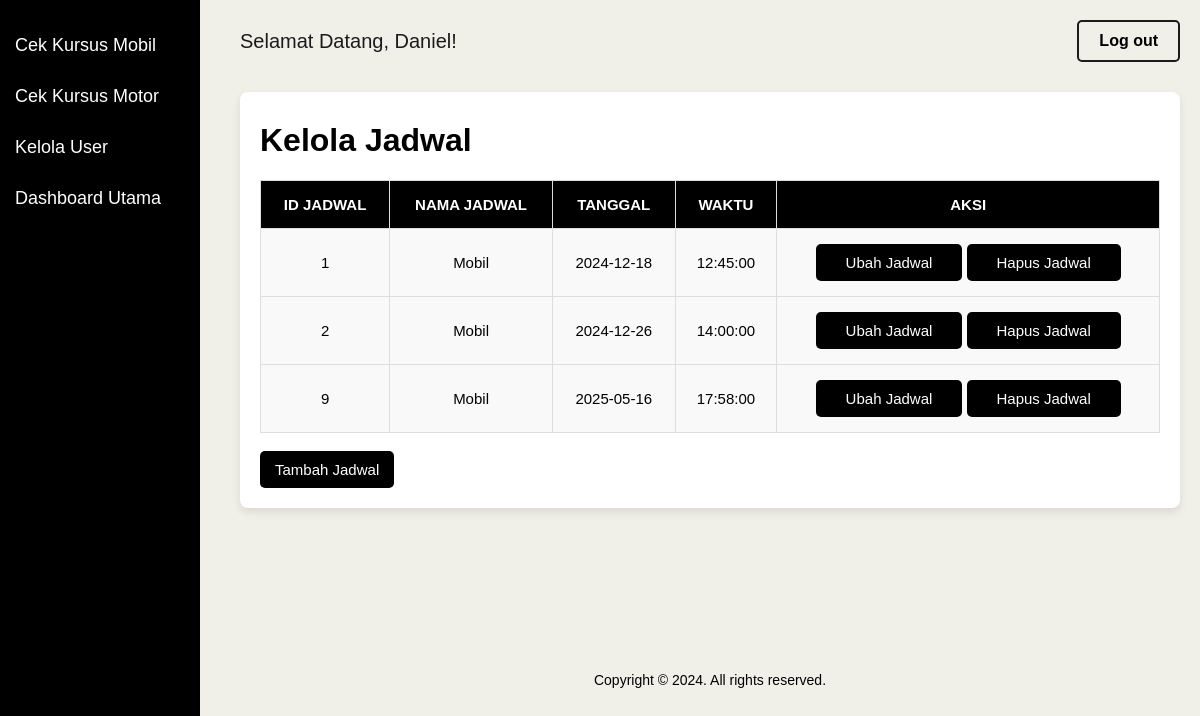
/frontend/admin/view-kelola-jadwal.php (signed in), run on the app's committed database.
### tables this page shows
CREATE TABLE `jadwal_ready` (
  `idJadwal` int(10) NOT NULL,
  `namaJadwal` varchar(10) NOT NULL,
  `tanggal` date NOT NULL,
  `waktu` time NOT NULL
);

### backend/admin/be-admin.php (called while the page is built, shortened)
<?php
    class Admin {
        public $host = "127.0.0.1";
        public $name = "dbkursus";
        public $user = "root";
        public $pass = "";
        public $db;
        public function __construct()
        {
            $this->db = new PDO(
                "mysql:host={$this->host};dbname={$this->name}",
                $this->user,
                $this->pass
            );
        }
        public function jadwalReady()
        {
            $query = $this->db->prepare("SELECT * FROM jadwal_ready");
            $query->execute();
            $data = $query->fetchAll();
            return $data;
        }
    }
?>

### frontend/admin/view-kelola-jadwal.php (the view, shortened to what this page needs)
<html>
<head>
</head>
<body>
    <div class="sidebar">
        <button onclick="adminPage('mobil')">Cek Kursus Mobil</button>
        <button onclick="adminPage('motor')">Cek Kursus Motor</button>
        <button onclick="kelolaUser()">Kelola User</button>
        <button onclick="kembaliDashboard()">Dashboard Utama</button>
    </div>
    <div class="content">
        <div class="navbar">
            <span>Selamat Datang, <?php echo htmlspecialchars($_SESSION['admin_name']); ?>!</span>
            <button onclick="logoutPage()">Log out</button>
        </div>
        <div class="table-container">
            <h1>Kelola Jadwal</h1>
            <?php
                include "../../backend/admin/be-admin.php";
                $pk = new Admin();
                $dtk = $pk->jadwalReady();
                echo "<table>";
                echo "<tr> <th>ID JADWAL</th> <th>NAMA JADWAL</th> <th>TANGGAL</th> <th>WAKTU</th> <th>AKSI</th></tr>";
                if(empty($dtk)){
                    echo "<table><tr><td colspan='7'><h3>Belum ada data</h3></td></tr></table>";
                }else{
                foreach ($dtk as $d) {
                    echo "<tr>";
                        echo "<td>" .$d["idJadwal"]. "</td>";
                        echo "<td>" .$d["namaJadwal"]. "</td>";
                        echo "<td>" .$d["tanggal"]. "</td>";
                        echo "<td>" .$d["waktu"]. "</td>";
                        echo "<td>";
                            echo "<button><a href='../../frontend/admin/view-edit-jadwal.php?idJadwal=".$d["idJadwal"]."'>Ubah Jadwal</a></button>";
                            echo "  <button><a href='../../backend/admin/proses-hapus-jadwal.php?idJadwal=".$d["idJadwal"]."'>Hapus Jadwal</a></button>";
                        echo "</td>";
                    echo "</tr>";
                }
                echo "</table><br>";
            }
            ?>
            <button onclick="tambahData()">Tambah Jadwal</button>
        </div>
        <footer class="bg-white">
            <p class="mt-4 text-center text-sm text-black lg:mt-0 lg:text-right">
                Copyright &copy; 2024. All rights reserved.
            </p>
        </footer>
    </div>
</body>
</html>

### frontend/admin/view-kelola-jadwal.php (style rules this page uses)
body { display: flex; min-height: 100vh; margin: 0; font-family: Arial, sans-serif; background-color: #F1F0E8; }
.sidebar { width: 200px; height: 100vh; background-color: #000; position: fixed; top: 0; left: 0; padding-top: 20px; color: white; }
.sidebar button { width: 100%; padding: 15px; border: none; background: none; color: white; font-size: 18px; text-align: left; cursor: pointer; }
.content { margin-left: 220px; padding: 20px; width: 100%; }
.navbar { display: flex; justify-content: space-between; align-items: center; background-color: none; color: #1b1b1b; font-size: 20px; }
.navbar button { padding: 10px 20px; font-size: 1rem; border: 2px solid #1b1b1b; border-radius: 5px; cursor: pointer; transition: background-color 0.3s, transform 0.2s; background-color: #F1F0E8; color: black; font-weight: bold; }
.table-container { margin-top: 30px; padding: 10px; background-color: #fff; border-radius: 8px; box-shadow: 0 4px 8px rgba(0, 0, 0, 0.1); padding: 20px; }
h1 { margin-top: 10px; }
table { width: 100%; border-collapse: collapse; margin-top: 20px; }
th, td { padding: 15px; text-align: center; font-size: 15px; border: 1px solid #ddd; background-color: #f9f9f9; }
th { background-color: #000; color: #fff; font-weight: bold; }
button, button a { padding: 10px 15px; font-size: 15px; border-radius: 5px; cursor: pointer; background-color: #000; color: white; border: none; text-decoration: none; transition: background-color 0.3s, transform 0.2s; }
footer { display: flex; justify-content: center; align-items: center; text-align: center; margin-top: 150px; font-size: 14px; }

### data on the page
jadwal_ready: idJadwal "1", namaJadwal "Mobil", tanggal "2024-12-18", waktu "12:45:00"
jadwal_ready: idJadwal "2", namaJadwal "Mobil", tanggal "2024-12-26", waktu "14:00:00"
jadwal_ready: idJadwal "9", namaJadwal "Mobil", tanggal "2025-05-16", waktu "17:58:00"

### other printed values
$_SESSION['admin_name'] "Daniel"
